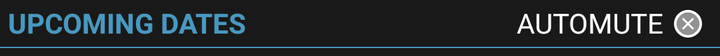
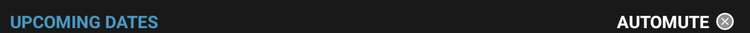

One screen, two layout resources from the same app: the default and the repository's alternative for another configuration. Each is rendered where Android would select it; the XML of both is given below.
<!-- AndroidManifest.xml: application theme SportalTheme.NoBar -->
<!-- res/layout/dashboard_upcomingdates_header.xml -->
<?xml version="1.0" encoding="utf-8"?>

<RelativeLayout xmlns:android="http://schemas.android.com/apk/res/android"
    style="@style/SectionHeader.Dashboard"
    android:layout_width="fill_parent"
    android:layout_height="wrap_content"
    android:layout_marginBottom="@dimen/element_spacing_half" >

    <TextView
        android:id="@+id/agenda_header"
        style="@style/SectionHeaderText.Dashboard"
        android:layout_width="wrap_content"
        android:layout_height="wrap_content"
        android:layout_alignParentLeft="true"
        android:includeFontPadding="false"
        android:text="@string/dates_upcoming" />

    <TextView
        android:id="@+id/automute_toggle"
        android:layout_width="wrap_content"
        android:layout_height="wrap_content"
        android:layout_alignParentRight="true"
        android:background="@drawable/db_button_bg2"
        android:clickable="true"
        android:drawablePadding="@dimen/element_spacing_half"
        android:drawableRight="@android:drawable/presence_offline"
        android:includeFontPadding="false"
        android:paddingLeft="@dimen/element_spacing_half"
        android:paddingRight="@dimen/element_spacing_half"
        android:text="@string/automute"
        android:textAllCaps="true"
        android:textColor="@color/text_primary"
        android:textSize="14sp" />

</RelativeLayout>
<!-- resources referenced by this layout -->
<resources>
  <color name="text_primary">#ffffff</color>
  <dimen name="element_spacing_half">4dp</dimen>
  <!-- drawable db_button_bg2 (drawable) -->
  <?xml version="1.0" encoding="utf-8"?>
  
  <selector xmlns:android="http://schemas.android.com/apk/res/android">
      <item android:state_pressed="true">
          <shape>
              <solid android:color="@color/unilightblue"/>
              <corners android:radius="@dimen/element_spacing_half"/>
          </shape>
      </item>
      <item android:state_focused="true">
          <shape>
  			<solid android:color="@color/unidarkblue"/>
              <corners android:radius="@dimen/element_spacing_half"/>
          </shape>
      </item>
      <item>        
          <shape>
  		    <solid android:color="@android:color/transparent"/>
          </shape>
      </item>
  </selector>
  <string name="automute">Automute</string>
  <string name="dates_upcoming">Upcoming Dates</string>
  <style name="SectionHeader.Dashboard">
      	<item name="android:background">@drawable/sectionheader</item>
      	<item name="android:textStyle">bold</item>
      	<item name="android:textSize">14sp</item>
  	</style>
  <style name="SectionHeaderText.Dashboard">
      	<item name="android:textStyle">bold</item>
      	<item name="android:textSize">14sp</item>
      	<item name="android:textAllCaps">true</item>
  	</style>
  <!-- from res/values-v11/ -->
  <style name="SportalTheme.NoBar">
          <item name="android:windowActionBar">false</item>
          <item name="android:windowNoTitle">true</item>
      </style>
  <color name="unilightblue">#4699c2</color>
  <color name="unidarkblue">#336b81</color>
  <!-- drawable sectionheader (drawable) -->
  <?xml version="1.0" encoding="utf-8"?>
  
  <layer-list xmlns:android="http://schemas.android.com/apk/res/android" >
  
      <item>
          <shape android:shape="rectangle" >
              <solid android:color="@color/unilightblue" />
          </shape>
      </item>
      <item android:bottom="2px">
          <shape android:shape="rectangle" >
              <solid android:color="@color/background" />
          </shape>
      </item>
  
  </layer-list>
  <color name="background">#191919</color>
</resources>
<!-- res/layout-sw600dp/dashboard_upcomingdates_header.xml (the repository's variant of the layout above) -->
<!-- drawn on a 7-inch tablet held upright -->
<?xml version="1.0" encoding="utf-8"?>

<RelativeLayout xmlns:android="http://schemas.android.com/apk/res/android"
    android:layout_width="fill_parent"
    android:layout_height="wrap_content"
    android:layout_marginLeft="@dimen/element_spacing_normal"
    android:layout_marginRight="@dimen/element_spacing_normal"
    android:layout_marginTop="@dimen/element_spacing_normal" >

    <TextView
        android:id="@+id/agenda_header"
        style="@style/SectionHeaderText.Dashboard"
        android:layout_width="wrap_content"
        android:layout_height="wrap_content"
        android:text="@string/dates_upcoming" />

    <TextView
        android:id="@+id/automute_toggle"
        style="@style/SectionHeaderText.Dashboard"
        android:layout_width="wrap_content"
        android:layout_height="wrap_content"
        android:layout_alignParentRight="true"
        android:background="@drawable/db_button_bg2"
        android:clickable="true"
        android:drawablePadding="@dimen/element_spacing_half"
        android:drawableRight="@android:drawable/presence_offline"
        android:paddingLeft="@dimen/element_spacing_half"
        android:paddingRight="@dimen/element_spacing_half"
        android:text="@string/automute"
        android:textColor="@color/text_primary" />

</RelativeLayout>
<!-- resources referenced by the variant -->
<!-- as a 7-inch tablet held upright resolves them -->
<resources>
  <color name="text_primary">#ffffff</color>
  <dimen name="element_spacing_half">4dp</dimen>
  <dimen name="element_spacing_normal">8dp</dimen>
  <!-- drawable db_button_bg2 (drawable) -->
  <?xml version="1.0" encoding="utf-8"?>
  
  <selector xmlns:android="http://schemas.android.com/apk/res/android">
      <item android:state_pressed="true">
          <shape>
              <solid android:color="@color/unilightblue"/>
              <corners android:radius="@dimen/element_spacing_half"/>
          </shape>
      </item>
      <item android:state_focused="true">
          <shape>
  			<solid android:color="@color/unidarkblue"/>
              <corners android:radius="@dimen/element_spacing_half"/>
          </shape>
      </item>
      <item>        
          <shape>
  		    <solid android:color="@android:color/transparent"/>
          </shape>
      </item>
  </selector>
  <string name="automute">Automute</string>
  <string name="dates_upcoming">Upcoming Dates</string>
  <style name="SectionHeaderText.Dashboard">
      	<item name="android:textStyle">bold</item>
      	<item name="android:textSize">14sp</item>
      	<item name="android:textAllCaps">true</item>
  	</style>
  <!-- from res/values-v11/ -->
  <style name="SportalTheme.NoBar">
          <item name="android:windowActionBar">false</item>
          <item name="android:windowNoTitle">true</item>
      </style>
  <color name="unilightblue">#4699c2</color>
  <color name="unidarkblue">#336b81</color>
</resources>
